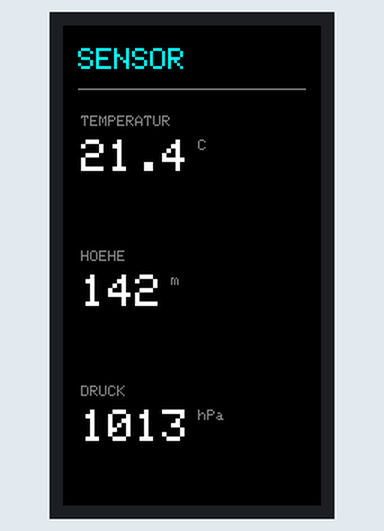
This program was run on a simulated ESP32-C6. Parts: 172×320 colour display.

Above: at 0.2 s.

The program:

main.cpp
```cpp
#include <Arduino_GFX_Library.h>

#define LCD_BL 22

Arduino_DataBus *bus = new Arduino_ESP32SPI(15, 14, 7, 6, GFX_NOT_DEFINED);
Arduino_GFX *gfx = new Arduino_ST7789(bus, 21, 0, true, 172, 320, 34, 0, 34, 0);

const uint16_t BG    = 0x0000;
const uint16_t DIM   = 0x8410;   // grey
const uint16_t HILITE= 0x07FF;   // cyan
const uint16_t TEXT  = 0xFFFF;

// row tops
const int ROW[3] = {60, 150, 240};

void drawChrome() {
  gfx->fillScreen(BG);

  gfx->setTextColor(HILITE);
  gfx->setTextSize(2);
  gfx->setCursor(10, 15);
  gfx->print("SENSOR");
  gfx->drawFastHLine(10, 42, 152, DIM);

  const char *labels[3] = {"TEMPERATUR", "HOEHE", "DRUCK"};
  gfx->setTextSize(1);
  gfx->setTextColor(DIM);
  for (int i = 0; i < 3; i++) {
    gfx->setCursor(12, ROW[i]);
    gfx->print(labels[i]);
  }
}


void drawValue(int row, const char *value, const char *unit) {
  // erase just this value's box
  gfx->fillRect(10, ROW[row] + 14, 152, 26, BG);

  gfx->setTextColor(TEXT);
  gfx->setTextSize(3);
  gfx->setCursor(12, ROW[row] + 16);
  gfx->print(value);

  gfx->setTextSize(1);
  gfx->setTextColor(DIM);
  gfx->print(" ");
  gfx->print(unit);
}

void setup() {
  pinMode(LCD_BL, OUTPUT);
  digitalWrite(LCD_BL, HIGH);
  gfx->begin();
  drawChrome();
}

void loop() {
  // placeholder values until a sensor is wired up
  static float t = 21.4, h = 142.0, p = 1013.0;
  char buf[16];

  snprintf(buf, sizeof(buf), "%.1f", t);  drawValue(0, buf, "C");
  snprintf(buf, sizeof(buf), "%.0f", h);  drawValue(1, buf, "m");
  snprintf(buf, sizeof(buf), "%.0f", p);  drawValue(2, buf, "hPa");

  t += 0;
  delay(1000);
}
```
